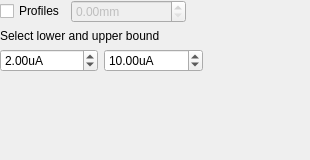
           <widget class="QWidget" name="lbicPage">
            <widget class="QWidget" name="layoutWidget">
             <property name="geometry">
              <rect>
               <x>0</x>
               <y>0</y>
               <width>301</width>
               <height>151</height>
              </rect>
             </property>
             <layout class="QVBoxLayout" name="lbicLayout">
              <item>
               <layout class="QHBoxLayout" name="horizontalLayout_3">
                <item>
                 <widget class="QCheckBox" name="lbicProfilesCheckBox">
                  <property name="text">
                   <string>Profiles</string>
                  </property>
                  <property name="alias" stdset="0">
                   <string>enable_profiles</string>
                  </property>
                 </widget>
                </item>
                <item>
                 <widget class="QDoubleSpinBox" name="lbicProfilesSpinBox">
                  <property name="enabled">
                   <bool>false</bool>
                  </property>
                  <property name="sizePolicy">
                   <sizepolicy hsizetype="Expanding" vsizetype="Fixed">
                    <horstretch>0</horstretch>
                    <verstretch>0</verstretch>
                   </sizepolicy>
                  </property>
                  <property name="suffix">
                   <string>mm</string>
                  </property>
                  <property name="profile_position" stdset="0">
                   <string/>
                  </property>
                  <property name="alias" stdset="0">
                   <string>profile_position</string>
                  </property>
                 </widget>
                </item>
                <item>
                 <spacer name="horizontalSpacer_2">
                  <property name="orientation">
                   <enum>Qt::Horizontal</enum>
                  </property>
                  <property name="sizeHint" stdset="0">
                   <size>
                    <width>40</width>
                    <height>20</height>
                   </size>
                  </property>
                 </spacer>
                </item>
               </layout>
              </item>
              <item>
               <widget class="QLabel" name="rangeLabel">
                <property name="text">
                 <string>Select lower and upper bound</string>
                </property>
               </widget>
              </item>
              <item>
               <layout class="QHBoxLayout" name="horizontalLayout_4">
                <item>
                 <widget class="QDoubleSpinBox" name="intRangeLowSpinBox">
                  <property name="sizePolicy">
                   <sizepolicy hsizetype="Expanding" vsizetype="Fixed">
                    <horstretch>0</horstretch>
                    <verstretch>0</verstretch>
                   </sizepolicy>
                  </property>
                  <property name="suffix">
                   <string>uA</string>
                  </property>
                  <property name="singleStep">
                   <double>0.500000000000000</double>
                  </property>
                  <property name="value">
                   <double>2.000000000000000</double>
                  </property>
                  <property name="alias" stdset="0">
                   <string>lower_bound</string>
                  </property>
                 </widget>
                </item>
                <item>
                 <widget class="QDoubleSpinBox" name="intRangeUpSpinBox">
                  <property name="sizePolicy">
                   <sizepolicy hsizetype="Expanding" vsizetype="Fixed">
                    <horstretch>0</horstretch>
                    <verstretch>0</verstretch>
                   </sizepolicy>
                  </property>
                  <property name="suffix">
                   <string>uA</string>
                  </property>
                  <property name="singleStep">
                   <double>0.500000000000000</double>
                  </property>
                  <property name="value">
                   <double>10.000000000000000</double>
                  </property>
                  <property name="alias" stdset="0">
                   <string>upper_bound</string>
                  </property>
                 </widget>
                </item>
                <item>
                 <spacer name="horizontalSpacer_3">
                  <property name="orientation">
                   <enum>Qt::Horizontal</enum>
                  </property>
                  <property name="sizeHint" stdset="0">
                   <size>
                    <width>40</width>
                    <height>20</height>
                   </size>
                  </property>
                 </spacer>
                </item>
               </layout>
              </item>
              <item>
               <spacer name="verticalSpacer">
                <property name="orientation">
                 <enum>Qt::Vertical</enum>
                </property>
                <property name="sizeHint" stdset="0">
                 <size>
                  <width>20</width>
                  <height>40</height>
                 </size>
                </property>
               </spacer>
              </item>
             </layout>
            </widget>
           </widget>
